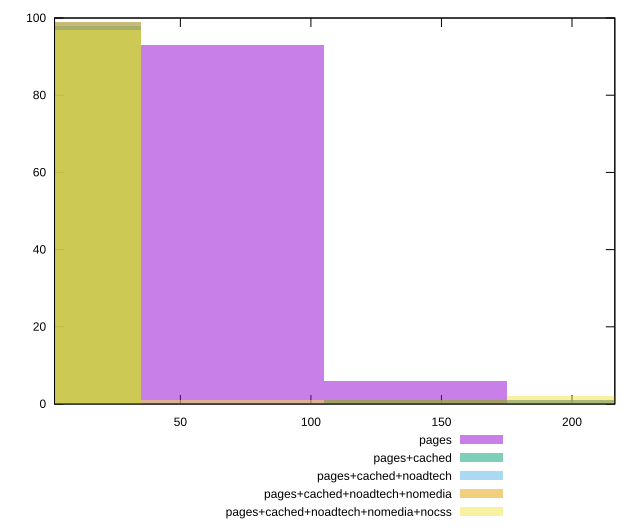

Generate this figure with gnuplot:
reset

$pages <<EOF
140.20157389491007 6
70.10078694745503 93
210.3023608423651 1
EOF

$pagesCached <<EOF
140.20157389491007 1
210.3023608423651 1
0 98
EOF

$pagesCachedNoadtech <<EOF
140.20157389491007 1
0 99
EOF

$pagesCachedNoadtechNomedia <<EOF
140.20157389491007 1
0 99
EOF

$pagesCachedNoadtechNomediaNocss <<EOF
210.3023608423651 2
0 97
70.10078694745503 1
EOF

set key outside below
set boxwidth 70.10078694745503
set xrange [1.799:216.405]
set yrange [0:100]
set trange [0:100]
set style fill transparent solid 0.5 noborder
set terminal svg size 640, 530 enhanced background rgb 'white'
set output "report_00019_2021-02-10T18-14-37.922Z//server-response-time/comparison/histogram/all_raw.svg"

plot $pages title "pages" with boxes, \
     $pagesCached title "pages+cached" with boxes, \
     $pagesCachedNoadtech title "pages+cached+noadtech" with boxes, \
     $pagesCachedNoadtechNomedia title "pages+cached+noadtech+nomedia" with boxes, \
     $pagesCachedNoadtechNomediaNocss title "pages+cached+noadtech+nomedia+nocss" with boxes

reset
